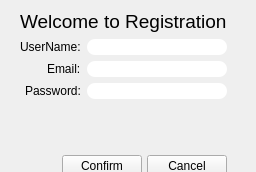
<?xml version="1.0" encoding="UTF-8"?>
<ui version="4.0">
 <class>Frame</class>
 <widget class="QFrame" name="Frame">
  <property name="geometry">
   <rect>
    <x>0</x>
    <y>0</y>
    <width>256</width>
    <height>172</height>
   </rect>
  </property>
  <property name="minimumSize">
   <size>
    <width>256</width>
    <height>172</height>
   </size>
  </property>
  <property name="maximumSize">
   <size>
    <width>256</width>
    <height>172</height>
   </size>
  </property>
  <property name="windowTitle">
   <string>Frame</string>
  </property>
  <widget class="QWidget" name="layoutWidget">
   <property name="geometry">
    <rect>
     <x>20</x>
     <y>10</y>
     <width>207</width>
     <height>167</height>
    </rect>
   </property>
   <layout class="QVBoxLayout" name="verticalLayout">
    <item>
     <widget class="QLabel" name="wecum_label_reg">
      <property name="font">
       <font>
        <pointsize>14</pointsize>
       </font>
      </property>
      <property name="text">
       <string>Welcome to Registration</string>
      </property>
     </widget>
    </item>
    <item>
     <layout class="QFormLayout" name="formLayout">
      <property name="labelAlignment">
       <set>Qt::AlignRight|Qt::AlignTrailing|Qt::AlignVCenter</set>
      </property>
      <item row="0" column="0">
       <widget class="QLabel" name="usr_label_reg">
        <property name="text">
         <string>UserName:</string>
        </property>
       </widget>
      </item>
      <item row="0" column="1">
       <widget class="QLineEdit" name="usr_name_text_reg">
        <property name="styleSheet">
         <string notr="true">border-radius: 8px;
</string>
        </property>
       </widget>
      </item>
      <item row="1" column="0">
       <widget class="QLabel" name="email_label_reg">
        <property name="text">
         <string>Email:</string>
        </property>
       </widget>
      </item>
      <item row="1" column="1">
       <widget class="QLineEdit" name="email_text_reg">
        <property name="styleSheet">
         <string notr="true">border-radius: 8px;</string>
        </property>
       </widget>
      </item>
      <item row="2" column="0">
       <widget class="QLabel" name="password_label_reg">
        <property name="text">
         <string>Password:</string>
        </property>
       </widget>
      </item>
      <item row="2" column="1">
       <widget class="QLineEdit" name="password_text_reg">
        <property name="styleSheet">
         <string notr="true">border-radius: 8px;</string>
        </property>
        <property name="echoMode">
         <enum>QLineEdit::Password</enum>
        </property>
       </widget>
      </item>
     </layout>
    </item>
    <item>
     <spacer name="verticalSpacer">
      <property name="orientation">
       <enum>Qt::Vertical</enum>
      </property>
      <property name="sizeHint" stdset="0">
       <size>
        <width>20</width>
        <height>40</height>
       </size>
      </property>
     </spacer>
    </item>
    <item>
     <layout class="QHBoxLayout" name="horizontalLayout">
      <property name="spacing">
       <number>5</number>
      </property>
      <item>
       <spacer name="horizontalSpacer">
        <property name="orientation">
         <enum>Qt::Horizontal</enum>
        </property>
        <property name="sizeHint" stdset="0">
         <size>
          <width>40</width>
          <height>20</height>
         </size>
        </property>
       </spacer>
      </item>
      <item>
       <widget class="QPushButton" name="confirm_button_reg">
        <property name="text">
         <string>Confirm</string>
        </property>
       </widget>
      </item>
      <item>
       <widget class="QPushButton" name="cancel_button_reg">
        <property name="text">
         <string>Cancel</string>
        </property>
        <property name="autoDefault">
         <bool>false</bool>
        </property>
        <property name="default">
         <bool>false</bool>
        </property>
        <property name="flat">
         <bool>false</bool>
        </property>
       </widget>
      </item>
     </layout>
    </item>
   </layout>
  </widget>
 </widget>
 <resources/>
 <connections/>
</ui>
